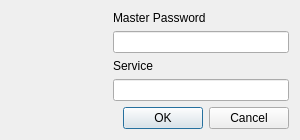
<?xml version="1.0" encoding="UTF-8"?>
<ui version="4.0">
 <class>MainDialog</class>
 <widget class="QDialog" name="MainDialog">
  <property name="geometry">
   <rect>
    <x>0</x>
    <y>0</y>
    <width>300</width>
    <height>138</height>
   </rect>
  </property>
  <property name="windowTitle">
   <string>HashPass</string>
  </property>
  <property name="windowIcon">
   <iconset theme="pass">
    <normaloff/>
   </iconset>
  </property>
  <layout class="QHBoxLayout" name="horizontalLayout">
   <item>
    <widget class="QPushButton" name="pushButton">
     <property name="minimumSize">
      <size>
       <width>96</width>
       <height>96</height>
      </size>
     </property>
     <property name="text">
      <string/>
     </property>
     <property name="icon">
      <iconset theme="pass">
       <normaloff/>
      </iconset>
     </property>
     <property name="iconSize">
      <size>
       <width>96</width>
       <height>96</height>
      </size>
     </property>
     <property name="flat">
      <bool>true</bool>
     </property>
    </widget>
   </item>
   <item>
    <layout class="QVBoxLayout" name="verticalLayout">
     <item>
      <widget class="QLabel" name="label">
       <property name="text">
        <string>Master Password</string>
       </property>
      </widget>
     </item>
     <item>
      <widget class="QLineEdit" name="masterPasswordEdit">
       <property name="echoMode">
        <enum>QLineEdit::Password</enum>
       </property>
      </widget>
     </item>
     <item>
      <widget class="QLabel" name="label_2">
       <property name="text">
        <string>Service</string>
       </property>
      </widget>
     </item>
     <item>
      <widget class="QLineEdit" name="serviceEdit"/>
     </item>
     <item>
      <widget class="QDialogButtonBox" name="buttonBox">
       <property name="standardButtons">
        <set>QDialogButtonBox::Cancel|QDialogButtonBox::Ok</set>
       </property>
      </widget>
     </item>
    </layout>
   </item>
  </layout>
 </widget>
 <layoutdefault spacing="6" margin="11"/>
 <resources/>
 <connections>
  <connection>
   <sender>buttonBox</sender>
   <signal>accepted()</signal>
   <receiver>MainDialog</receiver>
   <slot>close()</slot>
   <hints>
    <hint type="sourcelabel">
     <x>134</x>
     <y>127</y>
    </hint>
    <hint type="destinationlabel">
     <x>134</x>
     <y>73</y>
    </hint>
   </hints>
  </connection>
  <connection>
   <sender>buttonBox</sender>
   <signal>rejected()</signal>
   <receiver>MainDialog</receiver>
   <slot>close()</slot>
   <hints>
    <hint type="sourcelabel">
     <x>206</x>
     <y>116</y>
    </hint>
    <hint type="destinationlabel">
     <x>149</x>
     <y>68</y>
    </hint>
   </hints>
  </connection>
 </connections>
</ui>
